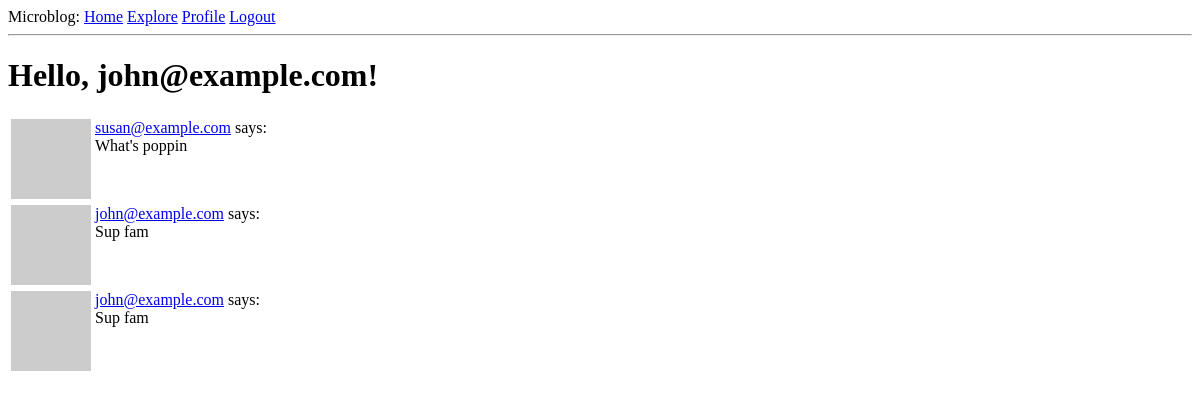
The page /explore (signed in) on the database as committed earlier.
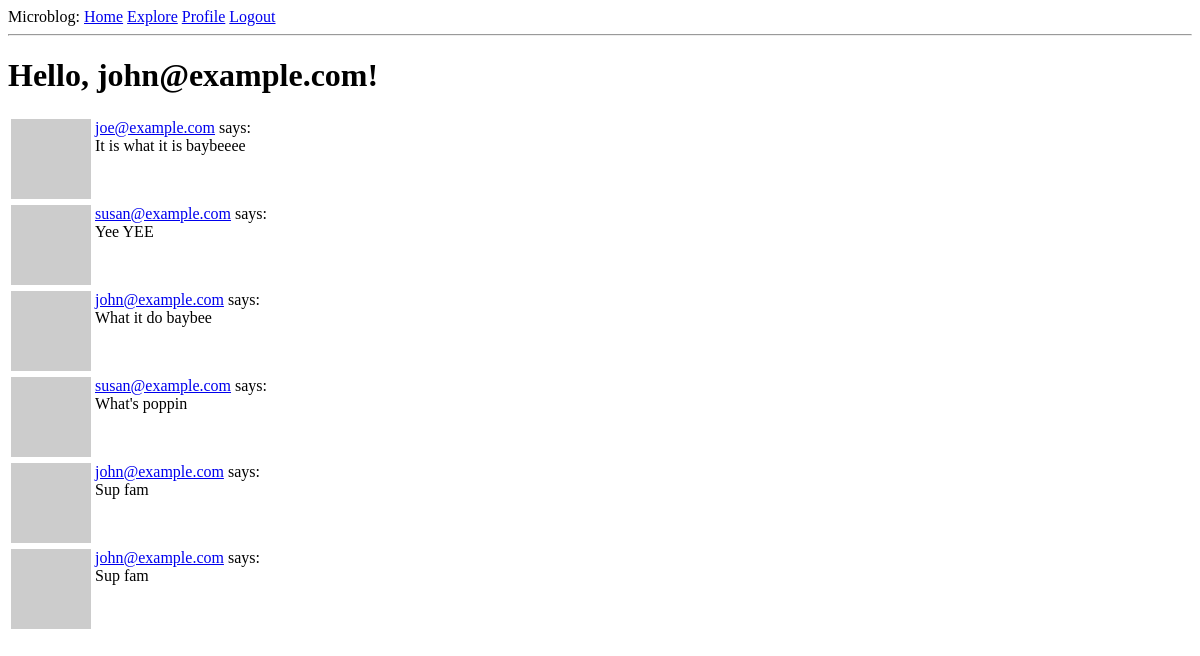
The same page on the database as committed later.
### app/models.py (models this page shows, shortened)
class User(UserMixin, db.Model):
	id = db.Column(db.Integer, primary_key=True)
	username = db.Column(db.String(64), index=True, unique=True)
	email = db.Column(db.String(120), index=True, unique=True)
	password_hash = db.Column(db.String(128))
	about_me = db.Column(db.String(140))
	last_seen = db.Column(db.DateTime, default=datetime.utcnow)
	posts = db.relationship('Post', backref='author', lazy='dynamic')
	followed = db.relationship(				\
		'User', secondary=followers,			\
		primaryjoin=(followers.c.follower_id == id),	\
		secondaryjoin=(followers.c.followed_id == id),	\
		backref=db.backref('followers', lazy='dynamic'), lazy='dynamic')
	def avatar(self, size):
		digest = md5(self.email.lower().encode('utf-8')).hexdigest()
		return 'https://www.gravatar.com/avatar/{}?d=identicon&s={}'.format(digest, size)

class Post(db.Model):
	id = db.Column(db.Integer, primary_key=True)
	body = db.Column(db.String(140))
	timestamp = db.Column(db.DateTime, index=True, default=datetime.utcnow)
	user_id = db.Column(db.Integer, db.ForeignKey('user.id'))

### app/routes.py (the view)
@app.route('/explore')
@login_required
def explore():
	page = request.args.get('page', 1, type=int)
	posts = Post.query.order_by(Post.timestamp.desc()).paginate(\
			page, app.config['POSTS_PER_PAGE'], False)
	next_url = url_for('explore', page=posts.next_num) \
		if posts.has_next else None
	prev_url = url_for('explore', page=posts.prev_num) \
		if posts.has_prev else None
	return render_template('index.html', title='Explore', posts=posts.items)

### app/models.py (called while the page is built)
@login.user_loader
def load_user(id):
	return User.query.get(int(id))

### app/routes.py (called while the page is built)
@app.before_request
def before_request():
	if current_user.is_authenticated:
		current_user.last_seen = datetime.utcnow()
		db.session.commit()

### app/templates/index.html (shortened to what this page needs)
{% extends "base.html" %}
{% block content %}
        <h1>Hello, {{ current_user.username }}!</h1>
	{% for post in posts %}
		{% include '_post.html' %}
	{% endfor %}
{% endblock %}

### app/templates/base.html (shortened to what this page needs)
<html>
    <head>
    </head>
    <body>
        <div>
		Microblog:
		<a href="{{ url_for('index') }}">Home</a>
		{% if current_user.is_anonymous %}
		<a href="{{ url_for('login') }}">Login</a>
		{% else %}
		<a href="{{ url_for('explore') }}">Explore</a>
		<a href="{{ url_for('user', username = current_user.username) }}">Profile</a>
		<a href="{{ url_for('logout') }}">Logout</a>
		{% endif %}
	</div>
        <hr>
        {% block content %}{% endblock %}
    </body>
</html>

### app/templates/_post.html
<table>
	<tr valign="top">
		<td><img src="{{ post.author.avatar(36) }}"></td>
		<td>
		   <a href="{{ url_for('user', username=post.author.username) }}">{{ post.author.username }}</a> says:<br>{{ post.body }}
		</td>
	</tr>
</table>

Rows that differ between the two databases and show on the page:
added Post: author.username "joe@example.com", body "It is what it is baybeeee"
added Post: author.username "susan@example.com", body "Yee YEE"
added Post: author.username "john@example.com", body "What it do baybee"
